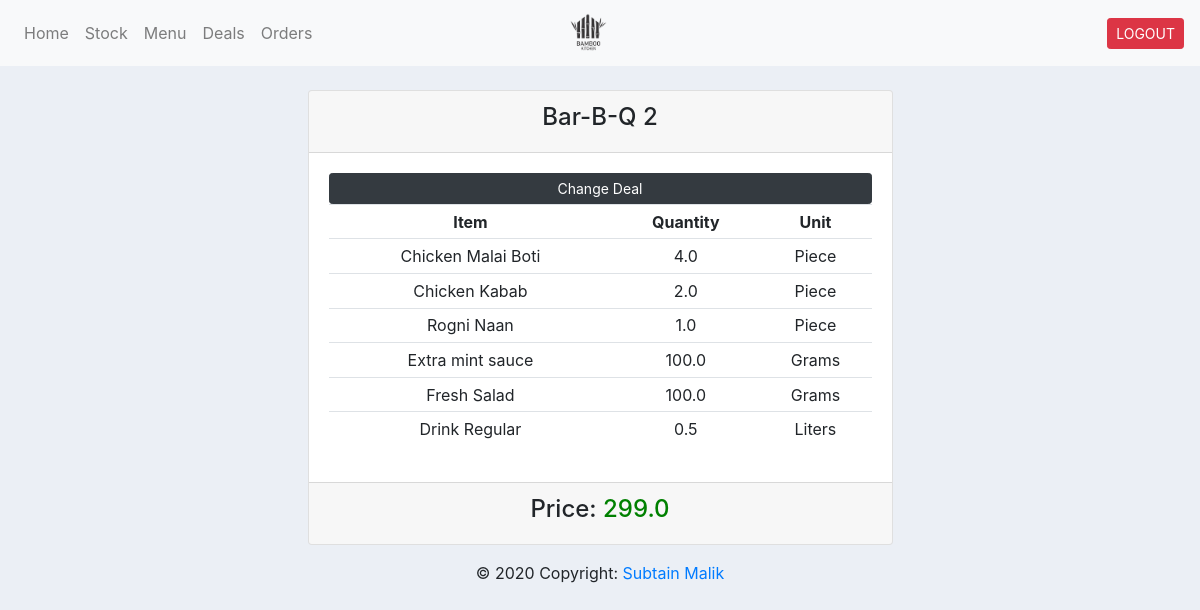
The app's page /view_deal/5/ (signed in) with its own data.
### bk_app/models.py (models this page shows, shortened)
class Deal(models.Model):
    name = models.CharField(max_length=50)
    price = models.FloatField(default=1.0)
    date_created = models.DateTimeField(auto_now_add=True)
    add_by = models.ForeignKey(User, on_delete=models.DO_NOTHING)
    class Meta:
        ordering = ['date_created']

class DealItem(models.Model):
    UNITS = (
        ('KG', 'KG'),
        ('Grams', 'Grams'),
        ('Dozen', 'Dozen'),
        ('Liters', 'Liters'),
        ('Piece', 'Piece'),
        ('Plate', 'Plate'),
        ('Other', 'Other'),
    )
    item = models.ForeignKey(MenuItem, on_delete=models.CASCADE)
    quantity = models.FloatField(default=1.0)
    units = models.CharField(max_length=20, default='KG', choices=UNITS)
    deal = models.ForeignKey(Deal, on_delete=models.CASCADE)

class MenuItem(models.Model):
    UNITS = (
        ('KG', 'KG'),
        ('Grams', 'Grams'),
        ('Dozen', 'Dozen'),
        ('Liters', 'Liters'),
        ('Piece', 'Piece'),
        ('Plate', 'Plate'),
        ('Other', 'Other'),
    )
    STATUS = (
        ('Available', 'Available'),
        ('Out of Stock', 'Out of Stock'),
    )
    name = models.CharField(max_length=50)
    category = models.ForeignKey(Category, on_delete=models.DO_NOTHING)
    quantity = models.FloatField(default=1.0)
    unit = models.CharField(max_length=20, default='KG', choices=UNITS)
    price = models.FloatField(default=0.0)
    status = models.CharField(max_length=20, default='Available', choices=STATUS)
    date_created = models.DateTimeField(auto_now_add=True)
    add_by = models.ForeignKey(User, on_delete=models.DO_NOTHING)

### bk_app/views.py (the view)
# urls.py: path('view_deal/<str:pk>/', views.view_deal, name='view_deal'),
@login_required(login_url='login')
def view_deal(request, pk):
    deal = Deal.objects.get(id=pk)
    deal_items = deal.dealitem_set.all()
    context = {'deal': deal,
               'deal_items': deal_items}
    return render(request, 'bk_app/view_deal.html', context)

### bk_app/templates/bk_app/view_deal.html
{% extends 'bk_app/main.html' %}
{% load static %}
{% block content %}
    <br/>
    <div class="row">
        <div class="col-md-6 mx-auto">
            <div class="card text-center">
                <div class="card-header">
                    <h4>{{ deal.name }}</h4>
                </div>
                <div class="card-body">
                    <a class="btn btn-sm btn-block btn-dark" href="{% url 'add_deal_item' deal.id %}">
                        Change Deal
                    </a>
                    <table class="table table-sm">
                        <tr>
                            <th>Item</th>
                            <th>Quantity</th>
                            <th>Unit</th>
                        </tr>
                        {% for item in deal_items %}
                            <tr>
                                <td>{{ item.item.name }}</td>
                                <td>{{ item.quantity }}</td>
                                <td>{{ item.units }}</td>
                            </tr>
                        {% endfor %}
                    </table>
                </div>
                <div class="card-footer">
                    <h4>Price: <span style="color: green">{{ deal.price }}</span></h4>
                </div>
            </div>
        </div>
    </div>
{% endblock %}

### static/css/main.css (style rules this page uses)
body { background-color: #ebeff5; }

### records on screen
Deal: name "Bar-B-Q 2", price "299.0"
DealItem: item.name "Chicken Malai Boti", quantity "4.0", units "Piece"
DealItem: item.name "Chicken Kabab", quantity "2.0", units "Piece"
DealItem: item.name "Rogni Naan", quantity "1.0", units "Piece"
DealItem: item.name "Extra mint sauce", quantity "100.0", units "Grams"
DealItem: item.name "Fresh Salad", quantity "100.0", units "Grams"
DealItem: item.name "Drink Regular", quantity "0.5", units "Liters"
